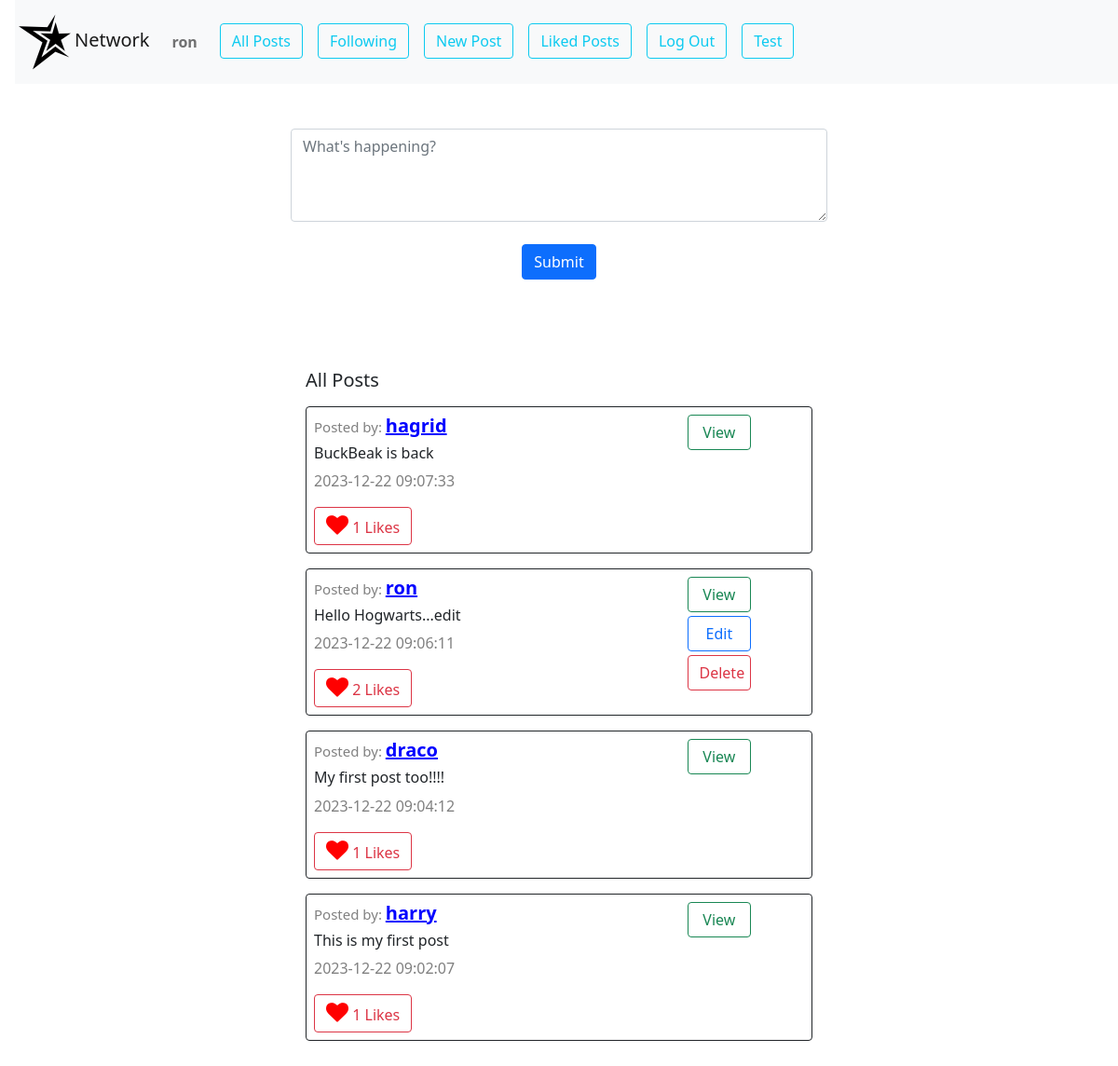
/ (signed in), run on the app's committed database.
### app.py (models this page shows, shortened)
class Users(db.Model):
    __tablename__ = "users"
    id = db.Column(db.Integer, primary_key=True)
    username = db.Column(db.String(80), unique=True, nullable=False)
    hash = db.Column(db.String(200),nullable=False)
    email = db.Column(db.String(120), unique=True, nullable=False)
    first_name=db.Column(db.String(80), nullable=True)
    last_name=db.Column(db.String(80), nullable=True)
    profile_pic_addr=db.Column(db.String(200), nullable=True)
    user_posts=db.relationship('Posts',backref='owner',lazy='dynamic')
    user_comments=db.relationship('Comments',backref='commented_user',lazy='dynamic')
    followers = db.relationship('Users',
                                secondary = follow,
                                primaryjoin = (follow.c.following_id == id),
                                secondaryjoin = (follow.c.follower_id == id),
                                backref = 'following'
                                )

class Posts(db.Model):
    __tablename__ = "posts"
    id = db.Column(db.Integer, primary_key=True)
    content = db.Column(db.String(150), nullable=False)
    created_at = db.Column(db.DateTime(timezone=True), server_default=db.func.current_timestamp())
    person_id = db.Column(db.Integer, db.ForeignKey('users.id'),nullable=False)
    likes=db.Column(db.Integer,default=0)

### app.py (the view, shortened to what this page needs)
@app.route("/", methods=["GET", "POST"])
def index():
    posts=Posts.query.order_by(Posts.created_at.desc()).all()
    user_id=session.get("user_id")
    if user_id:
        current_user=Users.query.filter_by(id=user_id).first()
    else:
        current_user=None
    return render_template("index.html",posts=posts,current_user=current_user)

### app.py (called while the page is built)
@app.after_request
def after_request(response):
    response.headers["Cache-Control"] = "no-cache, no-store, must-revalidate"
    response.headers["Expires"] = 0
    response.headers["Pragma"] = "no-cache"
    return response

### templates/index.html (shortened to what this page needs)
{% extends "layout.html" %} {% block body %}
<div id="index_div">
	{% if current_user%}
	<div id="compose-view" class="container-fluid py-5 text-center w-50">
		<form action="/" method="post">
			<textarea
				class="form-control"
				id="compose-body"
				name="current_post"
				placeholder="What's happening?"
				autofocus></textarea>
			<br />
			<input type="submit" id="submit_button" class="btn btn-primary" />
		</form>
	</div>
	{%endif%}
	<div id="post-view" class="container-fluid py-5 w-50">
		<h5 class="ms-3">All Posts</h5>
		{% for item in posts%}
		<div id="display_div_{{item.id}}" class="border border-dark m-3 p-2 rounded">
			<div class="row">
				<div class="col-9">
					<h5>
						<span style="color: grey; font-size: 15px">Posted by: </span
						><a
							style="font-weight: bold; color: blue"
							href="/profile/{{item.owner.id}}"
							>{{item.owner.username}}</a
						>
					</h5>
					<div id="index_content_div_{{item.id}}"><h6  class="mt-2">{{item.content}}</h6></div>
					<p><span style="color: grey">{{item.created_at}}</span></p>
					<button class="btn btn-outline-danger">
						<i style="font-size: 24px; color: red" class="fa">&#xf004;</i>
						{{item.likes}} Likes
					</button>
				</div>
				<div class="col-2 ">
					<div class="row">
						<button data-post_id="{{item.id}}" id="index_view_btn_{{item.id}}" class="btn btn-outline-success mb-1 w-75 view_btn">View</button>
					</div>
					{% if current_user%}
					{% if current_user.id== item.owner.id%}
					<div class="row">
						<button data-post_id="{{item.id}}" id="index_edit_btn_{{item.id}}" class="btn btn-outline-primary mb-1 w-75 edit_btn">Edit</button>
					</div>
					<div class="row">
						<button data-post_id="{{item.id}}" id="index_delete_btn_{{item.id}}" class="btn btn-outline-danger mb-1 w-75 delete_btn">Delete</button>
					</div>
					{%endif%}
					{%endif%}
				</div>
			</div>
		</div>
		  {%endfor%}
	</div>
</div>
{% endblock %}

### templates/layout.html (shortened to what this page needs)
<!DOCTYPE html>
<html lang="en">
	<head>
		<link href="/static/styles.css" rel="stylesheet" />
		<link
			href="https://cdn.jsdelivr.net/npm/bootstrap@5.0.2/dist/css/bootstrap.min.css"
			rel="stylesheet"
 />
		<link
			rel="stylesheet"
			href="https://cdnjs.cloudflare.com/ajax/libs/font-awesome/4.7.0/css/font-awesome.min.css" />
	</head>
	<body>
		<nav class="navbar navbar-expand-lg navbar-light bg-light ms-3">
			<a class="navbar-brand" id="network" href="/"
				><img src="/static/favicon.ico" alt="" />Network</a
			>
			<div>
				<ul class="navbar-nav mr-auto">
					<li class="nav-item">
						{% if current_user %}
						<a class="nav-link me-3" id="username" href="/profile/{{current_user.id}}"
							><strong>{{current_user.username}}</strong></a
						>
						{%else%}
						<a class="nav-link me-3" id="username"><strong>Guest</strong></a>
						{%endif%}
					</li>
					<li class="nav-item">
						<a class="btn btn-outline-info me-3" href="/" id="allpost"
							>All Posts</a
						>
					</li>
					{% if current_user %}
					<li class="nav-item">
						<a class="btn btn-outline-info me-3" href="/following" id="follow"
							>Following</a
						>
					</li>
					<li class="nav-item" id="newpost">
						<a class="btn btn-outline-info me-3" href="/newpost" id="newpost"
							>New Post</a
						>
					</li>
					<li class="nav-item" id="newpost">
						<a class="btn btn-outline-info me-3" href="/liked" id="likedpost"
							>Liked Posts</a
						>
					</li>
					<li class="nav-item">
						<a class="btn btn-outline-info me-3" href="/logout">Log Out</a>
					</li>
					{%endif%}
					<li class="nav-item">
						<a class="btn btn-outline-info me-3" href="/test">Test</a>
					</li>
				</ul>
			</div>
		</nav>
		<div class="body">
			 {% block body %} {% endblock %}
		</div>
	</body>
</html>

### static/styles.css (style rules this page uses)
#compose-body { height: 100px; }

### data on the page
Users: username "ron"
Posts: owner.username "hagrid", content "BuckBeak is back", created_at "2023-12-22 09:07:33", likes "1"
Posts: owner.username "ron", content "Hello Hogwarts...edit", created_at "2023-12-22 09:06:11", likes "2"
Posts: owner.username "draco", content "My first post too!!!!", created_at "2023-12-22 09:04:12", likes "1"
Posts: owner.username "harry", content "This is my first post", created_at "2023-12-22 09:02:07", likes "1"
